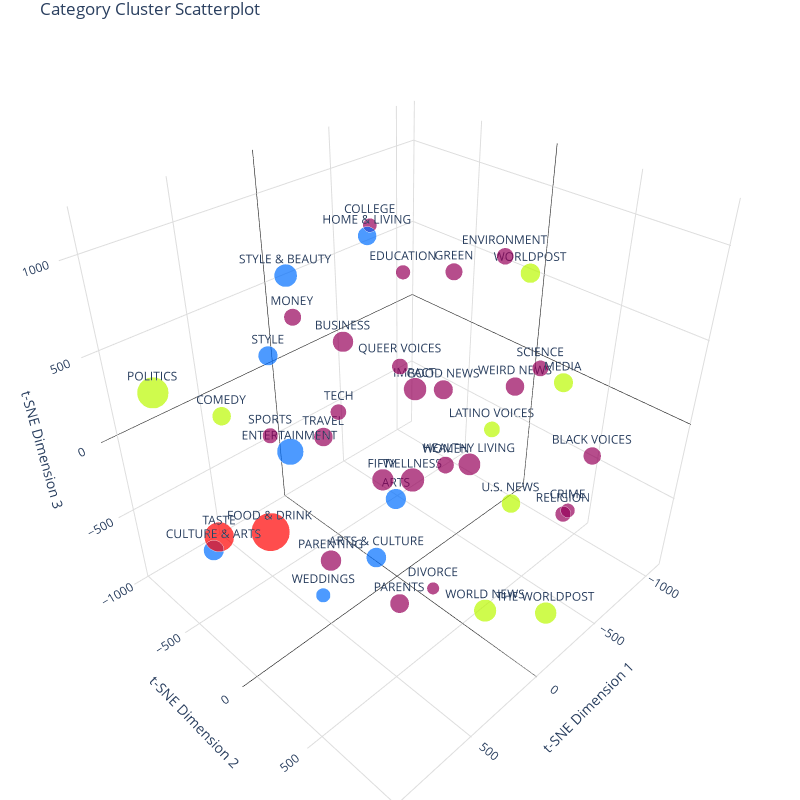

Write notebook code for a chart like this one.
### Markdown cell above
## **4** - Visualize Category Clusters

1. Use a t-SNE dimensionality reduction algorithm to reduce the 15k features to 3 dimensions
2. Plot to 3D scatter plot
   1. Plot point **size** is based on category **dominance** in the cluster.
   2. Plot point **color** is based on the **cluster**. Same color categories are grouped together in a single cluster.


**Click and drag** on the visualization. Scatter plot is interactive.

### Code cell
from sklearn.manifold import TSNE
import plotly.graph_objects as go

'''
t-SNE Dimensionality Reduction

Algorithm takes highly dimensional feature matrix and reduces it to 3d array that can be used to visualize the clusters
'''
tsne = TSNE(n_components=3, init='random', random_state=5, perplexity=20, learning_rate=100, early_exaggeration=32, max_iter=15000)
reduced_data = tsne.fit_transform(tfidf_category_matrix)

# Calculate marker_sizes using the category_dominance_scores as the weight
marker_sizes = np.array(category_dominance_scores) * 30
axis_base = dict(showbackground=False, showgrid=True, gridcolor='#ddd', zerolinecolor='black')

fig = go.Figure(
    data=[go.Scatter3d(
        x=reduced_data[:, 0], y=reduced_data[:, 1], z=reduced_data[:, 2],
        text=category_names, mode='markers', textposition='top center',
        marker=dict(size=marker_sizes, color=kmeans_results.labels_, colorscale='Rainbow', symbol='circle'),
    )],
    layout=go.Layout(
        width=800, height=800, margin=dict(l=0, r=0, b=0, t=30, pad=0),
        scene=dict(
            xaxis=dict(axis_base, title='t-SNE Dimension 1'),
            yaxis=dict(axis_base, title='t-SNE Dimension 2'),
            zaxis=dict(axis_base, title='t-SNE Dimension 3'),
        ),
        title='Category Cluster Scatterplot'
    ),
)

fig.update_traces(mode='markers+text') # show labels on points

fig.show()

### Figure 1 — Plotly figure (JSON) as saved in the notebook; plotly's stock layout.template omitted (floating-point values rounded to 4 significant figures)
{"data": [{"marker": {"color": [1, 1, 0, 0, 0, 2, 0, 1, 0, 0, 1, 0, 0, 3, 0, 0, 0, 1, 0, 2, 2, 0, 0, 0, 2, 0, 0, 0, 0, 1, 1, 3, 0, 2, 0, 2, 1, 0, 0, 0, 2, 2], "colorscale": [[0.0, "rgb(150,0,90)"], [0.125, "rgb(0,0,200)"], [0.25, "rgb(0,25,255)"], [0.375, "rgb(0,152,255)"], [0.5, "rgb(44,255,150)"], [0.625, "rgb(151,255,0)"], [0.75, "rgb(255,234,0)"], [0.875, "rgb(255,111,0)"], [1.0, "rgb(255,0,0)"]], "size": [14.25, 13.81, 12.31, 14.33, 9.729, 13.05, 9.841, 14.07, 8.578, 10.1, 18.42, 11.73, 15.04, 26.61, 13.43, 12.04, 15.31, 13.03, 15.8, 11.17, 13.43, 12.0, 14.38, 13.3, 21.89, 11.2, 10.9, 11.22, 10.69, 13.51, 15.92, 20.57, 11.04, 15.05, 13.08, 13.11, 10.01, 13.08, 16.45, 11.88, 15.54, 13.7], "symbol": "circle"}, "mode": "markers+text", "text": ["ARTS", "ARTS & CULTURE", "BLACK VOICES", "BUSINESS", "COLLEGE", "COMEDY", "CRIME", "CULTURE & ARTS", "DIVORCE", "EDUCATION", "ENTERTAINMENT", "ENVIRONMENT", "FIFTY", "FOOD & DRINK", "GOOD NEWS", "GREEN", "HEALTHY LIVING", "HOME & LIVING", "IMPACT", "LATINO VOICES", "MEDIA", "MONEY", "PARENTING", "PARENTS", "POLITICS", "QUEER VOICES", "RELIGION", "SCIENCE", "SPORTS", "STYLE", "STYLE & BEAUTY", "TASTE", "TECH", "THE WORLDPOST", "TRAVEL", "U.S. NEWS", "WEDDINGS", "WEIRD NEWS", "WELLNESS", "WOMEN", "WORLD NEWS", "WORLDPOST"], "textposition": "top center", "x": [-282.5, 76.55, -731.2, -104.3, -540.7, 520.3, -855.2, 1026.0, 357.3, -751.1, 451.0, -449.3, 299.1, 380.5, -578.6, -465.9, -134.6, 196.0, -161.6, -1003.0, -19.44, -121.3, 803.5, 762.5, 861.5, 132.3, -131.1, -469.8, 886.2, 495.4, 381.9, 711.5, -76.5, -153.8, -221.5, -531.3, 620.4, -781.5, -48.83, 331.5, -106.8, -1073.0], "y": [-296.0, -90.02, 698.7, -507.3, -749.2, -777.8, 522.3, -187.7, 601.0, -704.6, -302.0, 258.6, 205.5, -653.7, -212.9, -66.78, 373.0, 22.31, -32.29, -180.5, 935.4, -945.2, 401.0, 782.1, -819.0, 154.0, 945.9, 502.6, 160.1, -349.9, -317.0, -660.3, -538.0, 907.2, -861.1, 356.4, 99.52, 130.4, 64.64, 627.6, 559.8, -47.79], "z": [-768.1, -857.5, -148.2, 294.7, 740.2, -8.332, -706.5, -230.7, -395.1, 400.4, -21.36, 928.3, 3.557, -831.4, -93.89, 729.0, -51.92, 1160.0, 191.8, -572.1, 745.6, 261.3, -44.96, -56.43, 281.9, 541.4, -19.63, 417.4, 547.2, 537.2, 921.1, -658.2, -159.7, -718.9, -577.4, -558.1, -617.2, -6.953, -279.9, 346.6, -930.0, 513.3], "type": "scatter3d"}], "layout": {"height": 800, "margin": {"b": 0, "l": 0, "pad": 0, "r": 0, "t": 30}, "scene": {"xaxis": {"gridcolor": "#ddd", "showbackground": false, "showgrid": true, "title": {"text": "t-SNE Dimension 1"}, "zerolinecolor": "black"}, "yaxis": {"gridcolor": "#ddd", "showbackground": false, "showgrid": true, "title": {"text": "t-SNE Dimension 2"}, "zerolinecolor": "black"}, "zaxis": {"gridcolor": "#ddd", "showbackground": false, "showgrid": true, "title": {"text": "t-SNE Dimension 3"}, "zerolinecolor": "black"}}, "title": {"text": "Category Cluster Scatterplot"}, "width": 800}}
